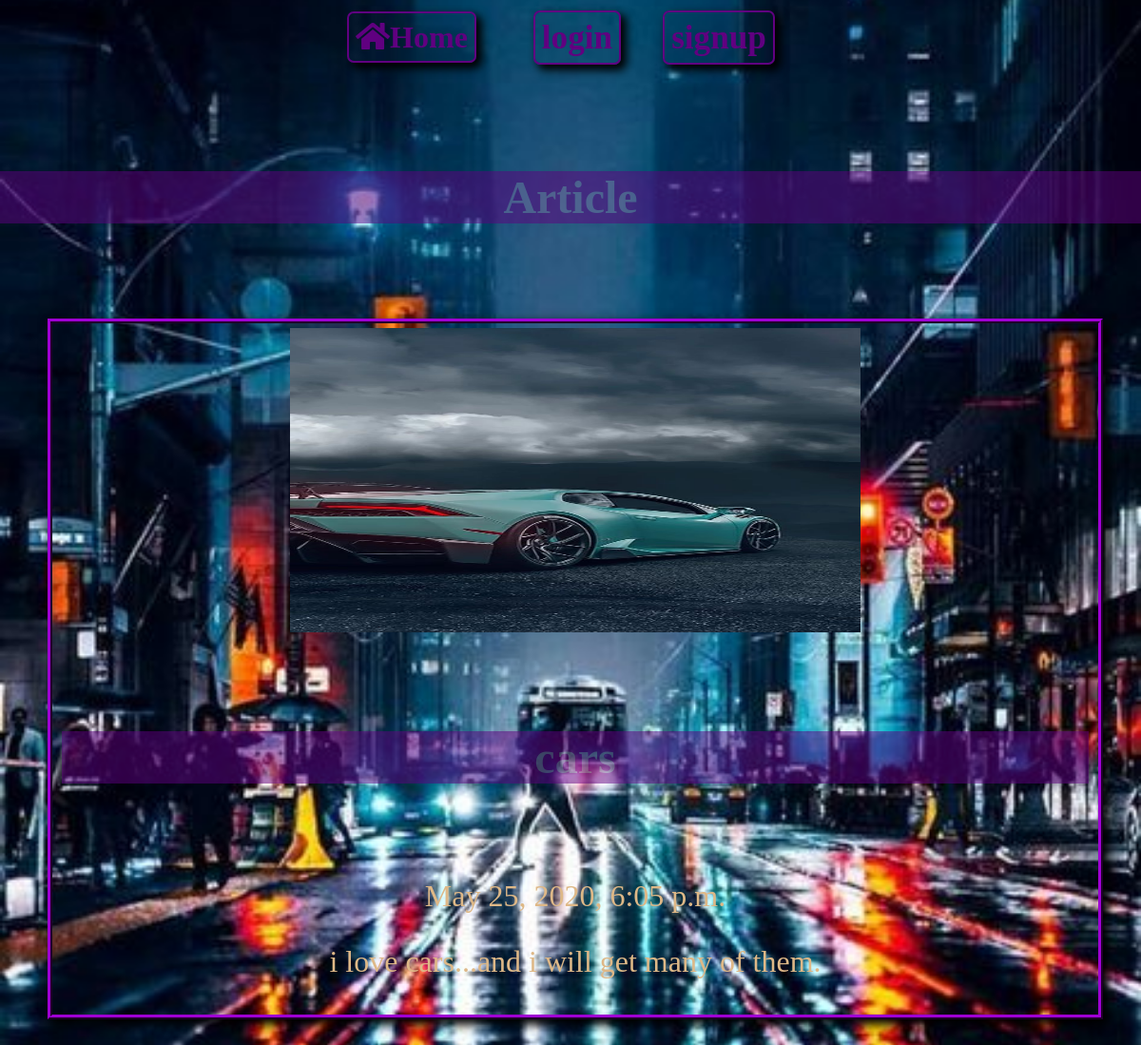
The page /articles/cars-for-lyf on the database its author committed.
### articles/models.py (models this page shows, shortened)
class Article(models.Model):
    title = models.CharField(max_length=100)
    slug = models.SlugField()
    body = models.TextField()
    date = models.DateTimeField(auto_now_add=True)
    thumb = models.ImageField(default='default.png',blank=True)
    author = models.ForeignKey(User, default=None, on_delete=models.DO_NOTHING)

### articles/views.py (the view)
# urls.py: path('<slug>',views.article_detail,name='detail'),
def article_detail(request,slug):
    article = Article.objects.get(slug=slug)
    return render(request,'articles/article_detail.html',{'article':article})

### articles/templates/articles/article_detail.html
{% extends 'main.html' %}
{% block content %}
    <div class="article-detail">
        <div class="article">
            <img src="{{ article.thumb.url }}" style="height: 40vh;">
            <h1>{{ article.title }}</h1>
            <p>{{ article.date }}</p>
            <p>{{article.body}}</p>
        </div>
    </div>
{% endblock%}

### templates/main.html (shortened to what this page needs)
{% load static  %}
<!DOCTYPE html>
<html lang="en">
<head>
    <link rel="stylesheet" href="{% static 'style.css' %}" type="text/css">
    <link rel="stylesheet" href="https://cdnjs.cloudflare.com/ajax/libs/font-awesome/5.13.0/css/all.min.css" />
</head>
<body>
    <div class="project">
        <div class="main">
                <h1><a href="{%  url 'home' %}"><i class="fas fa-home">Home</i></a></h1>
            <nav>
                <ul>
                    {% if user.is_authenticated %}
                        <li><a href="{% url 'articles:create' %}">create</a></li>
                        <li>
                            <form action="{% url 'accounts:logout' %}" method="POST">
                                {% csrf_token %}
                                <button type="submit"> Logout</button>
                            </form>
                        </li>
                    {% else %}
                        <li><a href="{% url 'accounts:login' %}">login</a></li>
                        <li><a href="{% url 'accounts:signup' %}">signup</a></li>
                    {% endif %}
                </ul>
            </nav>
        </div>
            <div class="wrapper">
                <h1>Article</h1>
                {% block content %}
                {% endblock %}
            </div>
    </div>
</body>
</html>

### assets/style.css (style rules this page uses)
body { margin: 0; padding: 0; box-sizing: border-box; background-image: url('ground.jpg'); background-repeat: no-repeat; width: 100%; height: 100%; background-position: center center; background-size: cover; }
div.wrapper h1 { text-align:center; margin: 100px auto; font-size: 3rem; background-color: #600080 ; opacity: 0.5; color: rgb(118, 111, 160); }
div.main h1 a { text-decoration:none; color:#600080; }
.main { display:flex; justify-content:center; align-items:center; }
.main ul { list-style-type:none; }
.main ul li { display:inline-block; margin: 0 20px; }
.main ul li a { text-decoration:none; font-size:2.2rem; font-weight:700; color:#600080; }
.article { box-shadow: 5px 5px 10px 1px black; color:burlywood; font-weight: 500; padding:5px 10px; border: 5px ridge #600080; transition: 0.3s ease; }
.article-detail { margin: 30px 50px; margin-right: 40px; }
.article-detail .article { text-align: center; margin-bottom: 100px; }
.article-detail .article img { width: 50vw; }
a { padding:7px; border: 2px solid #600080 ; border-radius: 7px ; color:#600080; font-weight: 600; box-shadow: 5px 5px 10px 1px black; transition: 0.3s ease; }
.article-detail .article p { font-size: 2rem; font-weight: 500; }
@media only screen and (min-width:600px) { .article-detail .article p { font-size: 2rem; font-weight: 500; } }

### rows shown on the page
Article: thumb (picture), title "cars", date "May 25, 2020, 6:05 p.m.", body "i love cars...and i will get many of them."
